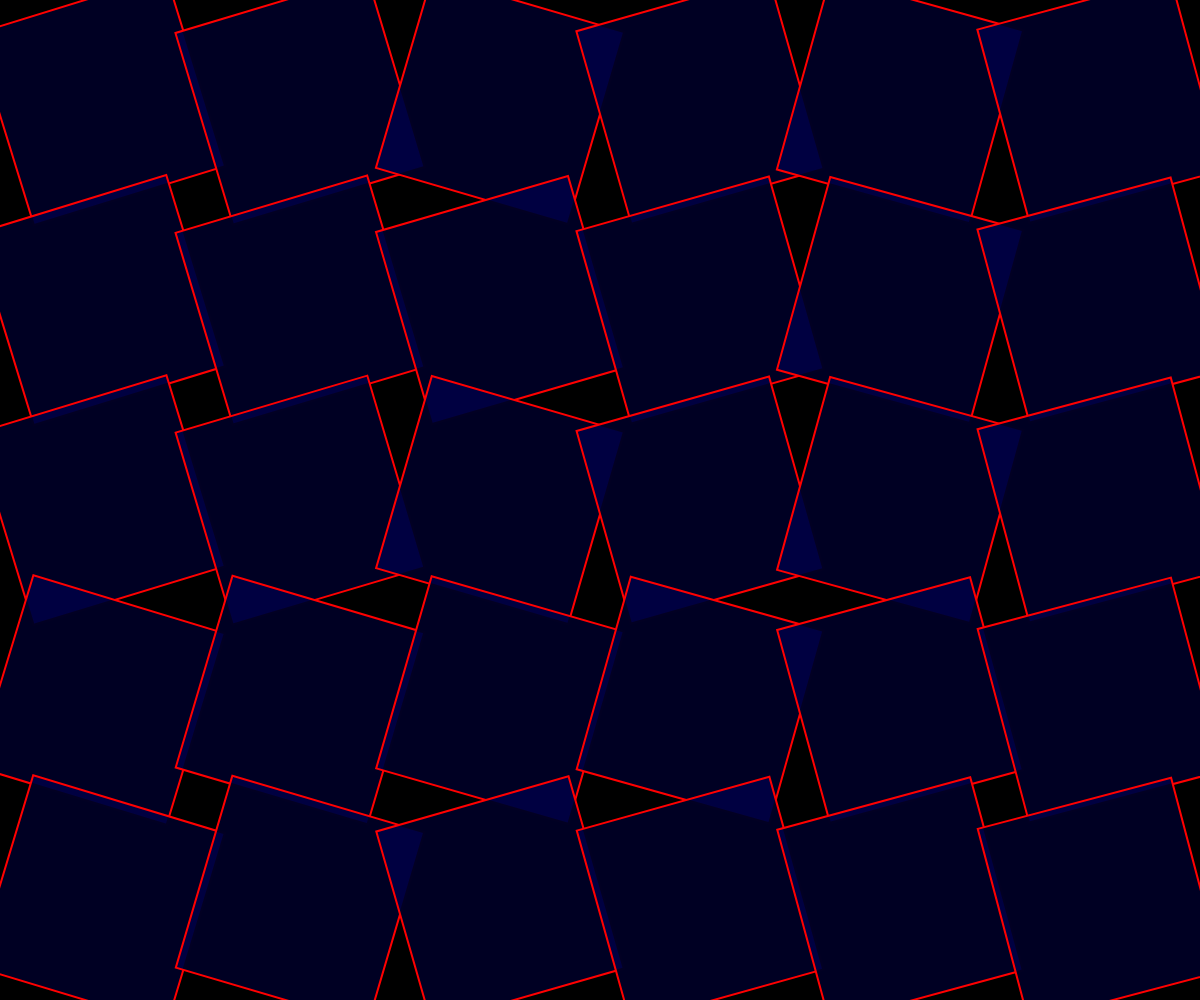
Frame 1 (no input)
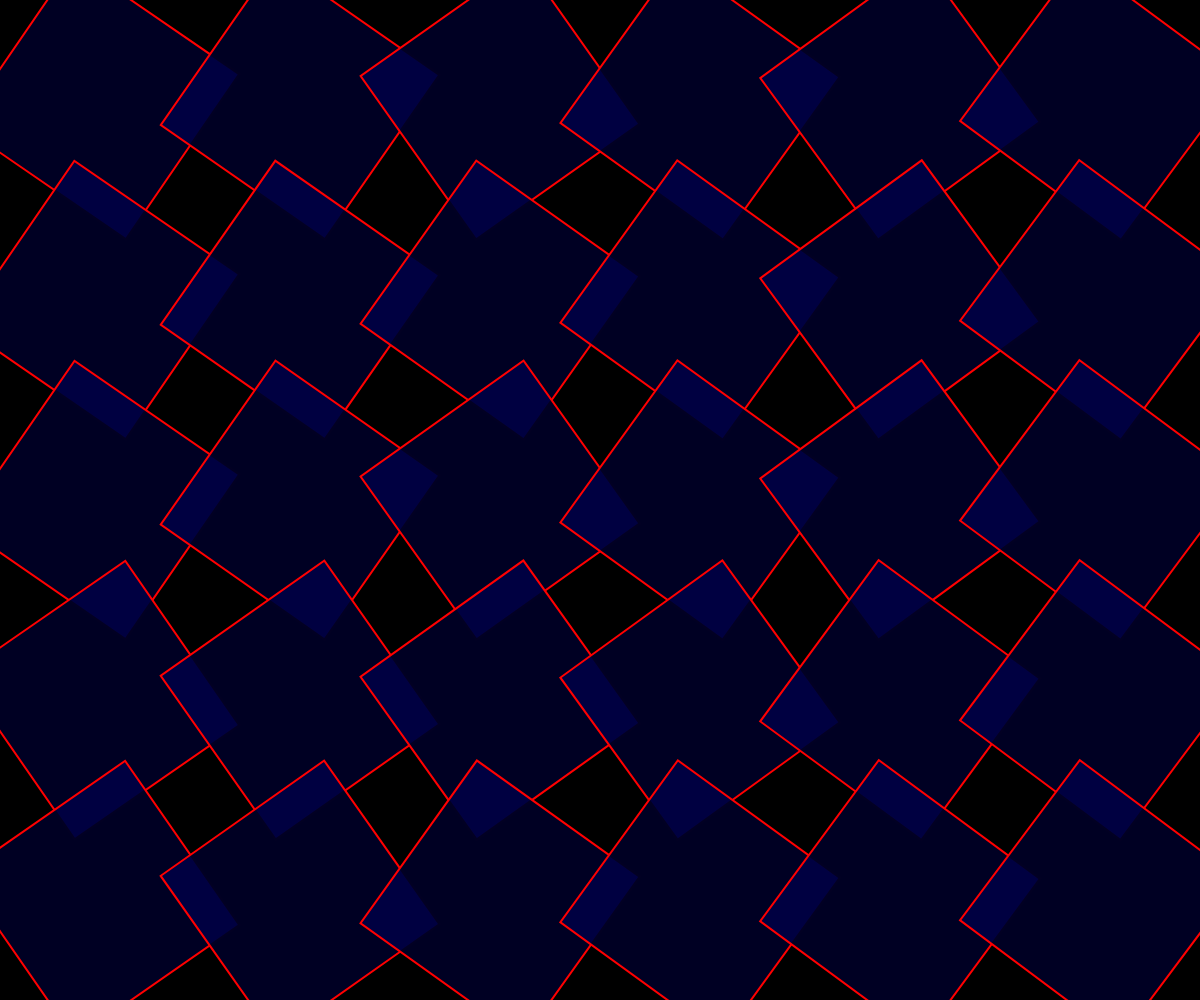
Frame 60 (no input)
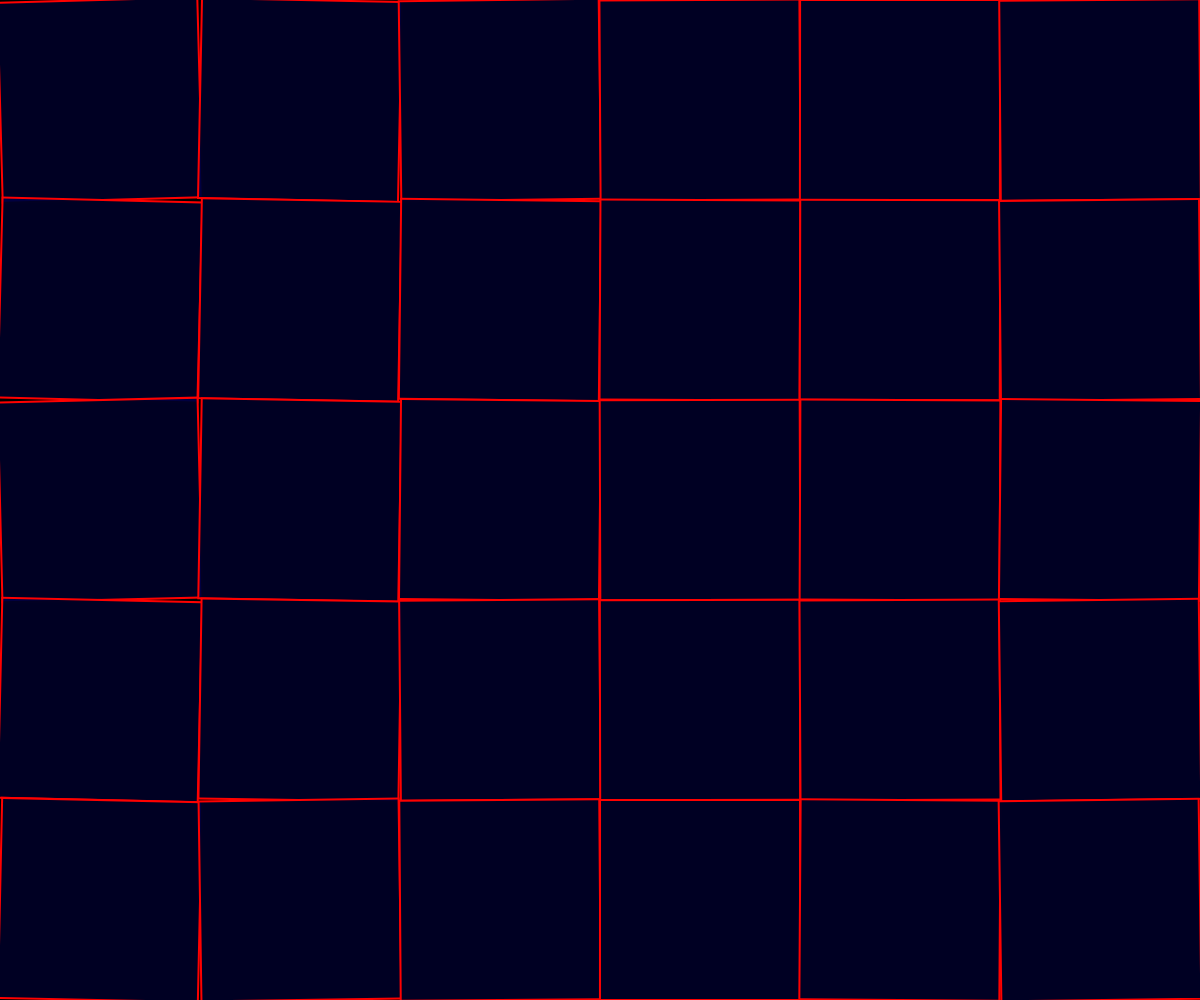
Frame 120 (the mouse pressed at the canvas centre since frame 60)

The p5.js sketch that drew these frames (run headless with seeded random() and noise() and a simulated clock; from frame 60 on, the mouse is pressed at the canvas centre):

// p5.js sketch
// ── sketch.js
/*
Inspired by works from Frieder Nake's Matrix Multiplication Series
*/

let cellSize;
let sign;
let seed = 2;
let angle;


function setup() {
  createCanvas(windowWidth, windowHeight);
  rectMode(CENTER);
  angleMode(DEGREES);
  fill(1, 25, 145);
  stroke(255,0,0);
  strokeWeight(2);
  angle = random(0, -60);
}

function draw() {
  // blendMode(BLEND);
  background(0);
  blendMode(HARD_LIGHT);
  randomSeed(seed);
  cellSize = min(width / 5, height / 5);

  for (let x = cellSize / 2; x < width; x += cellSize) {
    for (let y = cellSize / 2; y < height; y += cellSize) {
        
      push();
      translate(x, y);

      let chance = random(1);
      if (chance < 0.5) {
        sign = 1;
      } else {
        sign = -1;
      }

      rotate(angle * sign);

      if ((angle * sign) < 0) {
        square(0, 0, cellSize);
        angle+=0.08;
      } else {
        square(0, 0, cellSize);
        (angle+=0.08)*-1
      }
      pop();
    }
  }
}

function mousePressed() {
  seed = random(50000);
}

function windowResized() {
  resizeCanvas(windowWidth, windowHeight);
}


/////////////////////////////////////////////////////

/*
Inspired by works from Frieder Nake's Matrix Multiplication Series
*/

// let cellSize;
// let sign;
// let seed = 2;

// function setup() {
//   createCanvas(windowWidth, windowHeight);
//   rectMode(CENTER);
//   angleMode(DEGREES);
//   noFill();
//   stroke(0);
//   strokeWeight(2);
// }

// function draw() {
//   background(255);
//   randomSeed(seed);

//   cellSize = min(width / 10, height / 10);

//   for (let x = cellSize / 2; x < width; x += cellSize) {
//     for (let y = cellSize / 2; y < height; y += cellSize) {
        
//       push();
//       translate(x, y);

//       let chance = random(1);
//       if (chance < 0.5) {
//         sign = 1;
//       } else {
//         sign = -1;
//       }

//       let angle = random(0, -60 * sign);
//       rotate(angle);

//       if (angle < 0) {
//         square(0, 0, cellSize * random(0.5, 1));
//       } else {
//         square(0, 0, cellSize);
//       }

//       pop();
//     }
//   }
// }

// function mousePressed() {
//   seed = random(50000);
// }

// function windowResized() {
//   resizeCanvas(windowWidth, windowHeight);
// }
